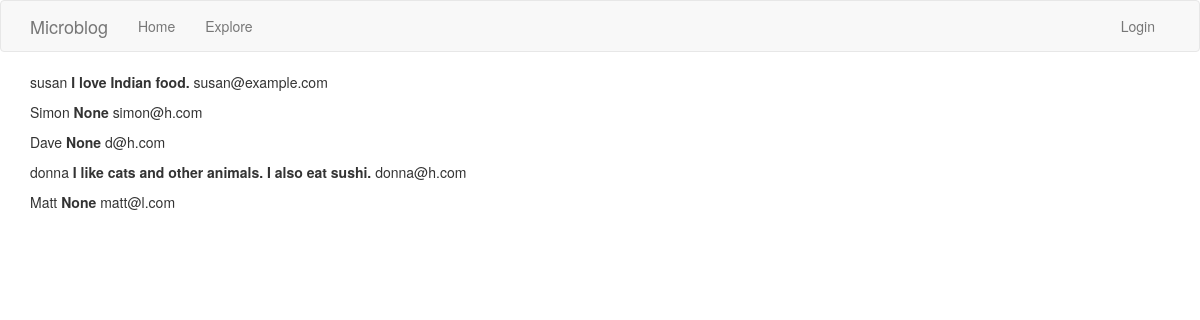
The page /userlist on the database as committed earlier.
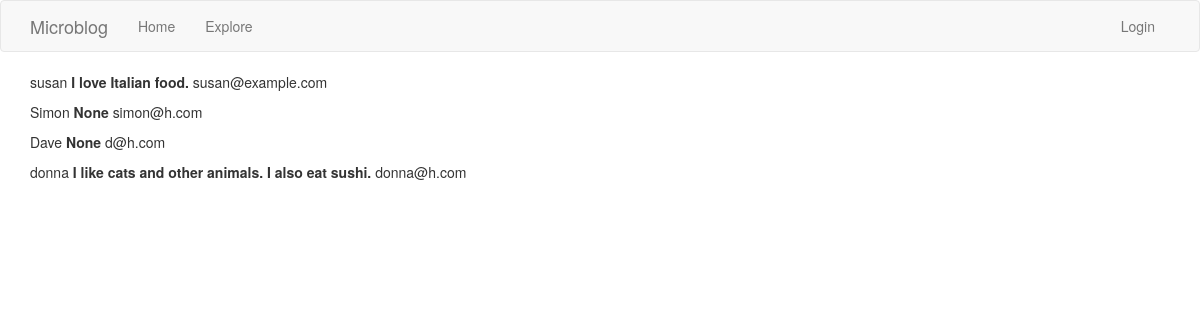
The same page on the database as committed later.
### app/models.py (models this page shows, shortened)
class User(UserMixin,db.Model):
    id = db.Column(db.Integer, primary_key=True)
    username = db.Column(db.String(64), index=True, unique=True)
    email = db.Column(db.String(120), index=True, unique=True)
    password_hash = db.Column(db.String(128))
    posts = db.relationship('Post', backref='author', lazy='dynamic')
    about_me = db.Column(db.String(140))
    last_seen = db.Column(db.DateTime, default=datetime.utcnow)
    followed = db.relationship(
    'User', secondary=followers,
    primaryjoin=(followers.c.follower_id == id),
    secondaryjoin=(followers.c.followed_id == id),
    backref=db.backref('followers', lazy='dynamic'), lazy='dynamic')

### app/routes.py (the view)
@app.route('/userlist')
def userlist():
    users = User.query.all()
    return render_template('userlist.html', users=users)

### app/routes.py (called while the page is built)
@app.before_request
def before_request():
    if current_user.is_authenticated:
        current_user.last_seen = datetime.utcnow()
        db.session.commit()

### app/templates/userlist.html
{% extends "base.html" %}
{% block app_content %}
    {% for user in users %}
        <div><p>{{ user.username }} <b>{{user.about_me}}</b> {{user.email}}</p></div>
    {% endfor %}
{% endblock %}

Rows that differ between the two databases and show on the page:
removed User: username "Matt", about_me "None", email "matt@l.com"
changed User "susan": about_me "I love Indian food." → "I love Italian food."
